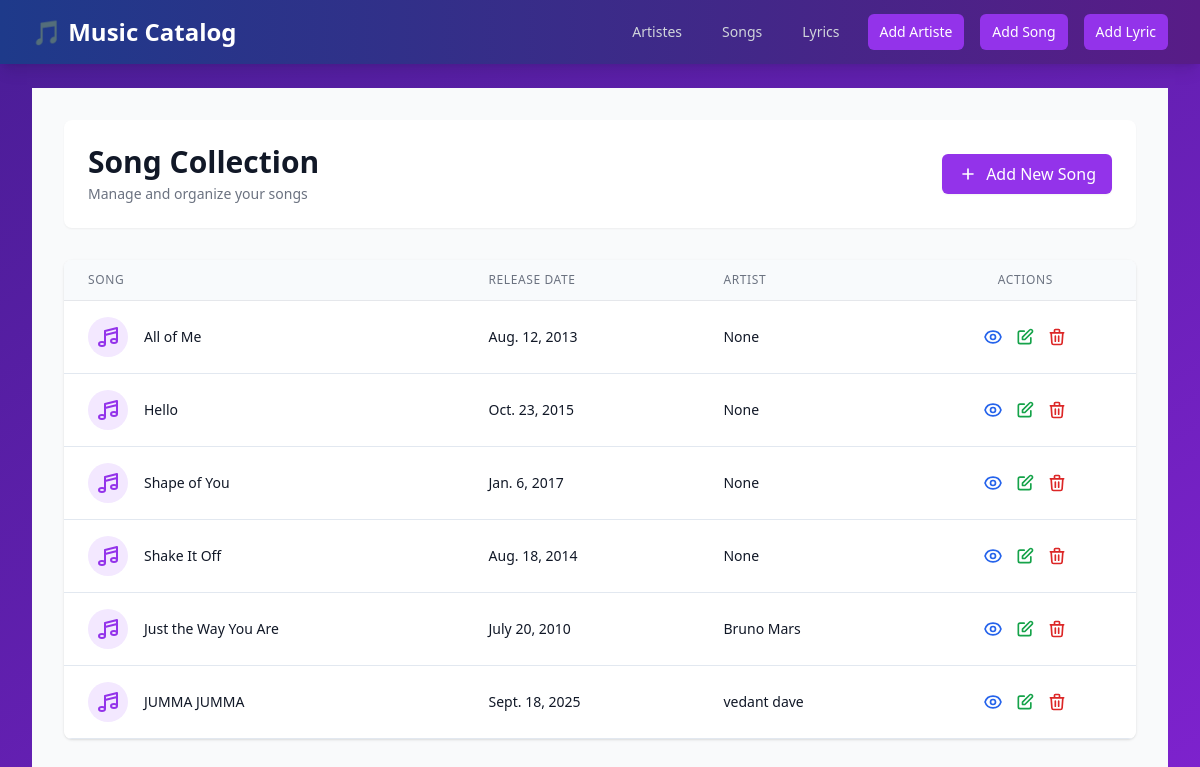
The page /songs/ on the database its author committed.
### catalog_app/models.py (models this page shows, shortened)
class Song(models.Model):
    title = models.CharField(max_length=200)
    release_date = models.DateField()
    artiste = models.ForeignKey(Artiste, on_delete=models.SET_NULL, null=True, blank=True)

class Artiste(models.Model):
    first_name = models.CharField(max_length=100)
    last_name = models.CharField(max_length=100)
    age = models.PositiveIntegerField()
    date_created = models.DateTimeField(auto_now_add=True)
    def __str__(self):
        return f"{self.first_name} {self.last_name}"

### catalog_app/views.py (the view)
# urls.py: path('songs/', views.SongListView.as_view(), name='song_list'),
class SongListView(ListView):
    model = Song
    template_name = 'catalog_app/song_list.html'
    context_object_name = 'songs'

### catalog_app/templates/catalog_app/song_list.html (shortened to what this page needs)
{% extends 'base.html' %}
{% block content %}
<div class="min-h-screen bg-gray-50 py-8">
    <div class="max-w-7xl mx-auto px-4 sm:px-6 lg:px-8">
        <div class="bg-white rounded-lg shadow-sm p-6 mb-8">
            <div class="flex justify-between items-center">
                <div>
                    <h1 class="text-3xl font-bold text-gray-900">Song Collection</h1>
                    <p class="mt-1 text-sm text-gray-500">Manage and organize your songs</p>
                </div>
                <a href="{% url 'song_create' %}" class="inline-flex items-center px-4 py-2 bg-purple-600 hover:bg-purple-700 text-white font-medium rounded-md shadow-sm transition-colors duration-200">
                    <svg class="w-5 h-5 mr-2" fill="none" stroke="currentColor" viewBox="0 0 24 24">
                        <path stroke-linecap="round" stroke-linejoin="round" stroke-width="2" d="M12 6v6m0 0v6m0-6h6m-6 0H6"/>
                    </svg>
                    Add New Song
                </a>
            </div>
        </div>
        <div class="bg-white rounded-lg shadow overflow-hidden">
            <div class="overflow-x-auto">
                <table class="min-w-full divide-y divide-gray-200">
                    <thead class="bg-gray-50">
                        <tr>
                            <th scope="col" class="px-6 py-3 text-left text-xs font-medium text-gray-500 uppercase tracking-wider">Song</th>
                            <th scope="col" class="px-6 py-3 text-left text-xs font-medium text-gray-500 uppercase tracking-wider">Release Date</th>
                            <th scope="col" class="px-6 py-3 text-left text-xs font-medium text-gray-500 uppercase tracking-wider">Artist</th>
                            <th scope="col" class="px-6 py-3 text-center text-xs font-medium text-gray-500 uppercase tracking-wider">Actions</th>
                        </tr>
                    </thead>
                    <tbody class="bg-white divide-y divide-gray-200">
                        {% for song in songs %}
                        <tr class="hover:bg-gray-50 transition-colors duration-200">
                            <td class="px-6 py-4 whitespace-nowrap">
                                <div class="flex items-center">
                                    <div class="flex-shrink-0 h-10 w-10 bg-purple-100 rounded-full flex items-center justify-center">
                                        <svg class="w-6 h-6 text-purple-600" fill="none" stroke="currentColor" viewBox="0 0 24 24">
                                            <path stroke-linecap="round" stroke-linejoin="round" stroke-width="2" d="M9 19V6l12-3v13M9 19c0 1.105-1.343 2-3 2s-3-.895-3-2 1.343-2 3-2 3 .895 3 2zm12-3c0 1.105-1.343 2-3 2s-3-.895-3-2 1.343-2 3-2 3 .895 3 2zM9 10l12-3"/>
                                        </svg>
                                    </div>
                                    <div class="ml-4">
                                        <div class="text-sm font-medium text-gray-900">{{ song.title }}</div>
                                    </div>
                                </div>
                            </td>
                            <td class="px-6 py-4 whitespace-nowrap">
                                <div class="text-sm text-gray-900">{{ song.release_date }}</div>
                            </td>
                            <td class="px-6 py-4 whitespace-nowrap">
                                <div class="text-sm text-gray-900">{{ song.artiste }}</div>
                            </td>
                            <td class="px-6 py-4 whitespace-nowrap text-center text-sm font-medium">
                                <div class="flex items-center justify-center space-x-3">
                                    <a href="{% url 'song_detail' song.pk %}" class="text-blue-600 hover:text-blue-900">
                                    </a>
                                    <a href="{% url 'song_update' song.pk %}" class="text-green-600 hover:text-green-900">
                                        <svg class="w-5 h-5" fill="none" stroke="currentColor" viewBox="0 0 24 24">
                                            <path stroke-linecap="round" stroke-linejoin="round" stroke-width="2" d="M11 5H6a2 2 0 00-2 2v11a2 2 0 002 2h11a2 2 0 002-2v-5m-1.414-9.414a2 2 0 112.828 2.828L11.828 15H9v-2.828l8.586-8.586z"/>
                                        </svg>
                                    </a>
                                    <button class="text-red-600 hover:text-red-900 delete-btn" data-id="{{ song.pk }}" data-type="song">
                                        <svg class="w-5 h-5" fill="none" stroke="currentColor" viewBox="0 0 24 24">
                                            <path stroke-linecap="round" stroke-linejoin="round" stroke-width="2" d="M19 7l-.867 12.142A2 2 0 0116.138 21H7.862a2 2 0 01-1.995-1.858L5 7m5 4v6m4-6v6m1-10V4a1 1 0 00-1-1h-4a1 1 0 00-1 1v3M4 7h16"/>
                                        </svg>
                                    </button>
                                </div>
                            </td>
                        </tr>
                        {% endfor %}
                    </tbody>
                </table>
            </div>
        </div>
    </div>
</div>
{% endblock %}

### catalog_app/templates/base.html (style rules this page uses)
body { background: linear-gradient(135deg, #4a1d96 0%, #7e22ce 100%); min-height: 100vh; margin: 0; color: #1a1a1a; }
table { width: 100%; border-collapse: collapse; }
th { background-color: #f8fafc; padding: 0.75rem 1rem; text-align: left; font-size: 0.75rem; text-transform: uppercase; color: #64748b; font-weight: 600; }
td { padding: 1rem; border-bottom: 1px solid #e2e8f0; }
body { background: linear-gradient(to bottom right, #4a1d96, #7e22ce); min-height: 100vh; }

### rows shown on the page
Song: title "All of Me", release_date "Aug. 12, 2013", artiste "None"
Song: title "Hello", release_date "Oct. 23, 2015", artiste "None"
Song: title "Shape of You", release_date "Jan. 6, 2017", artiste "None"
Song: title "Shake It Off", release_date "Aug. 18, 2014", artiste "None"
Song: title "Just the Way You Are", release_date "July 20, 2010", artiste "Bruno Mars"
Song: title "JUMMA JUMMA", release_date "Sept. 18, 2025", artiste "vedant dave"
